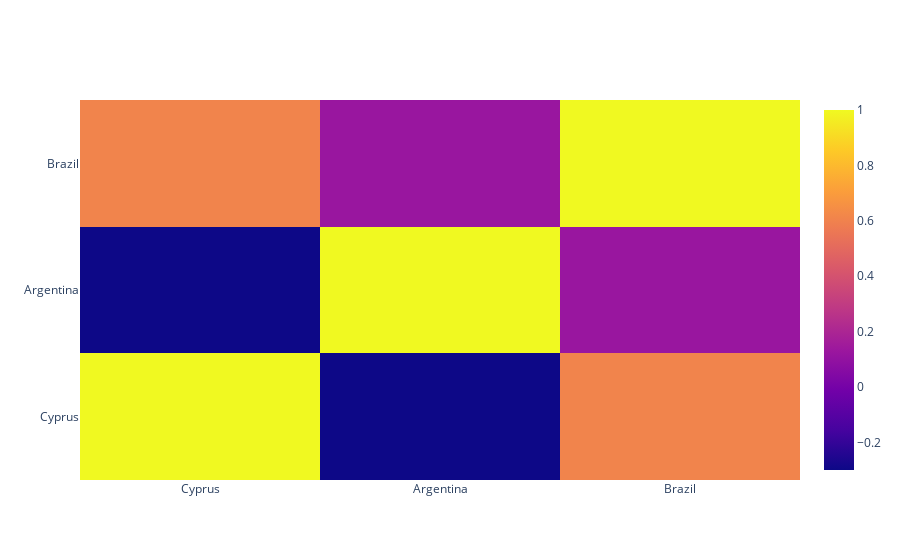

The notebook cell saved with this chart:
### Code cell
fig = go.Figure(data=go.Heatmap(
                    x = ['Cyprus', 'Argentina','Brazil'],
                    y = ['Cyprus', 'Argentina','Brazil'],
                    z= corr_list))
fig.show()

### Figure 1 — Plotly figure (JSON) as saved in the notebook; plotly's stock layout.template omitted (floating-point values rounded to 4 significant figures)
{"data": [{"type": "heatmap", "x": ["Cyprus", "Argentina", "Brazil"], "y": ["Cyprus", "Argentina", "Brazil"], "z": [[1, -0.2996, 0.6087], [-0.2996, 1, 0.1242], [0.6087, 0.1242, 1]]}], "layout": {}}
